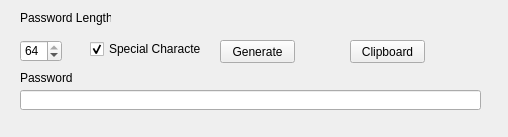
<?xml version="1.0" encoding="UTF-8"?>
<ui version="4.0">
 <class>Widget</class>
 <widget class="QWidget" name="Widget">
  <property name="geometry">
   <rect>
    <x>0</x>
    <y>0</y>
    <width>508</width>
    <height>137</height>
   </rect>
  </property>
  <property name="windowTitle">
   <string>Password Generator (c) PMC</string>
  </property>
  <widget class="QLineEdit" name="lineEdit">
   <property name="geometry">
    <rect>
     <x>20</x>
     <y>90</y>
     <width>461</width>
     <height>20</height>
    </rect>
   </property>
  </widget>
  <widget class="QSpinBox" name="spinBox">
   <property name="geometry">
    <rect>
     <x>20</x>
     <y>40</y>
     <width>42</width>
     <height>22</height>
    </rect>
   </property>
   <property name="minimum">
    <number>3</number>
   </property>
   <property name="maximum">
    <number>64</number>
   </property>
   <property name="value">
    <number>64</number>
   </property>
  </widget>
  <widget class="QLabel" name="label">
   <property name="geometry">
    <rect>
     <x>20</x>
     <y>10</y>
     <width>91</width>
     <height>16</height>
    </rect>
   </property>
   <property name="text">
    <string>Password Length</string>
   </property>
  </widget>
  <widget class="QLabel" name="label_2">
   <property name="geometry">
    <rect>
     <x>20</x>
     <y>70</y>
     <width>61</width>
     <height>16</height>
    </rect>
   </property>
   <property name="text">
    <string>Password</string>
   </property>
  </widget>
  <widget class="QCheckBox" name="checkBox">
   <property name="geometry">
    <rect>
     <x>90</x>
     <y>40</y>
     <width>111</width>
     <height>18</height>
    </rect>
   </property>
   <property name="text">
    <string>Special Characters</string>
   </property>
   <property name="checked">
    <bool>true</bool>
   </property>
  </widget>
  <widget class="QPushButton" name="pushButton">
   <property name="geometry">
    <rect>
     <x>220</x>
     <y>40</y>
     <width>75</width>
     <height>23</height>
    </rect>
   </property>
   <property name="text">
    <string>Generate</string>
   </property>
  </widget>
  <widget class="QPushButton" name="pushButton_Clipboard">
   <property name="geometry">
    <rect>
     <x>350</x>
     <y>40</y>
     <width>75</width>
     <height>23</height>
    </rect>
   </property>
   <property name="text">
    <string>Clipboard</string>
   </property>
  </widget>
  <zorder>spinBox</zorder>
  <zorder>label</zorder>
  <zorder>label_2</zorder>
  <zorder>checkBox</zorder>
  <zorder>pushButton</zorder>
  <zorder>lineEdit</zorder>
  <zorder>pushButton_Clipboard</zorder>
 </widget>
 <layoutdefault spacing="6" margin="11"/>
 <resources/>
 <connections/>
</ui>
